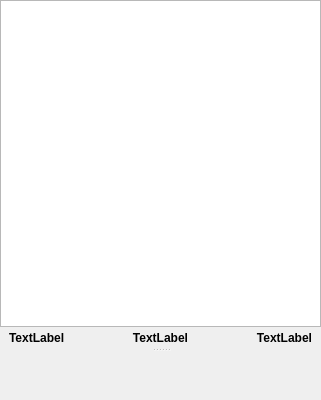
<?xml version="1.0" encoding="UTF-8"?>
<ui version="4.0">
 <class>LedgerViewPage</class>
 <widget class="QWidget" name="LedgerViewPage">
  <property name="geometry">
   <rect>
    <x>0</x>
    <y>0</y>
    <width>321</width>
    <height>400</height>
   </rect>
  </property>
  <layout class="QVBoxLayout" name="verticalLayout_2">
   <property name="spacing">
    <number>0</number>
   </property>
   <property name="leftMargin">
    <number>0</number>
   </property>
   <property name="topMargin">
    <number>0</number>
   </property>
   <property name="rightMargin">
    <number>0</number>
   </property>
   <property name="bottomMargin">
    <number>0</number>
   </property>
   <item>
    <widget class="QSplitter" name="m_splitter">
     <property name="orientation">
      <enum>Qt::Vertical</enum>
     </property>
     <property name="handleWidth">
      <number>2</number>
     </property>
     <widget class="QWidget" name="layoutWidget">
      <layout class="QVBoxLayout" name="verticalLayout">
       <property name="spacing">
        <number>1</number>
       </property>
       <item>
        <widget class="LedgerView" name="m_ledgerView"/>
       </item>
       <item>
        <widget class="QWidget" name="m_reconciliationContainer" native="true">
         <layout class="QHBoxLayout" name="horizontalLayout_2">
          <property name="topMargin">
           <number>3</number>
          </property>
          <property name="bottomMargin">
           <number>3</number>
          </property>
          <item>
           <widget class="QLabel" name="m_leftLabel">
            <property name="font">
             <font>
              <weight>75</weight>
              <bold>true</bold>
             </font>
            </property>
            <property name="text">
             <string>TextLabel</string>
            </property>
           </widget>
          </item>
          <item>
           <widget class="QLabel" name="m_centerLabel">
            <property name="font">
             <font>
              <weight>75</weight>
              <bold>true</bold>
             </font>
            </property>
            <property name="text">
             <string>TextLabel</string>
            </property>
            <property name="alignment">
             <set>Qt::AlignCenter</set>
            </property>
           </widget>
          </item>
          <item>
           <widget class="QLabel" name="m_rightLabel">
            <property name="font">
             <font>
              <weight>75</weight>
              <bold>true</bold>
             </font>
            </property>
            <property name="text">
             <string>TextLabel</string>
            </property>
            <property name="alignment">
             <set>Qt::AlignRight|Qt::AlignTrailing|Qt::AlignVCenter</set>
            </property>
           </widget>
          </item>
         </layout>
        </widget>
       </item>
       <item>
        <widget class="KMMSearchWidget" name="m_searchWidget" native="true"/>
       </item>
      </layout>
     </widget>
     <widget class="QWidget" name="m_formWidget" native="true"/>
    </widget>
   </item>
  </layout>
 </widget>
 <customwidgets>
  <customwidget>
   <class>LedgerView</class>
   <extends>QTableView</extends>
   <header>ledgerview.h</header>
  </customwidget>
  <customwidget>
   <class>KMMSearchWidget</class>
   <extends>QWidget</extends>
   <header>kmmsearchwidget.h</header>
   <container>1</container>
  </customwidget>
 </customwidgets>
 <resources/>
 <connections/>
</ui>
